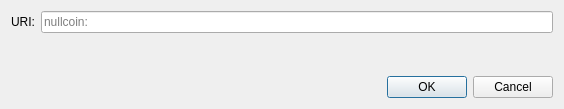
<?xml version="1.0" encoding="UTF-8"?>
<ui version="4.0">
 <class>OpenURIDialog</class>
 <widget class="QDialog" name="OpenURIDialog">
  <property name="geometry">
   <rect>
    <x>0</x>
    <y>0</y>
    <width>564</width>
    <height>109</height>
   </rect>
  </property>
  <property name="windowTitle">
   <string>Open nullcoin URI</string>
  </property>
  <layout class="QVBoxLayout" name="verticalLayout">
   <item>
    <layout class="QHBoxLayout" name="horizontalLayout">
     <item>
      <widget class="QLabel" name="label">
       <property name="text">
        <string>URI:</string>
       </property>
      </widget>
     </item>
     <item>
      <widget class="QValidatedLineEdit" name="uriEdit">
       <property name="placeholderText">
        <string notr="true">nullcoin:</string>
       </property>
      </widget>
     </item>
    </layout>
   </item>
   <item>
    <spacer name="verticalSpacer">
     <property name="orientation">
      <enum>Qt::Vertical</enum>
     </property>
     <property name="sizeHint" stdset="0">
      <size>
       <width>20</width>
       <height>40</height>
      </size>
     </property>
    </spacer>
   </item>
   <item>
    <widget class="QDialogButtonBox" name="buttonBox">
     <property name="orientation">
      <enum>Qt::Horizontal</enum>
     </property>
     <property name="standardButtons">
      <set>QDialogButtonBox::Cancel|QDialogButtonBox::Ok</set>
     </property>
    </widget>
   </item>
  </layout>
 </widget>
 <customwidgets>
  <customwidget>
   <class>QValidatedLineEdit</class>
   <extends>QLineEdit</extends>
   <header>qt/qvalidatedlineedit.h</header>
  </customwidget>
 </customwidgets>
 <resources/>
 <connections>
  <connection>
   <sender>buttonBox</sender>
   <signal>accepted()</signal>
   <receiver>OpenURIDialog</receiver>
   <slot>accept()</slot>
   <hints>
    <hint type="sourcelabel">
     <x>248</x>
     <y>254</y>
    </hint>
    <hint type="destinationlabel">
     <x>157</x>
     <y>274</y>
    </hint>
   </hints>
  </connection>
  <connection>
   <sender>buttonBox</sender>
   <signal>rejected()</signal>
   <receiver>OpenURIDialog</receiver>
   <slot>reject()</slot>
   <hints>
    <hint type="sourcelabel">
     <x>316</x>
     <y>260</y>
    </hint>
    <hint type="destinationlabel">
     <x>286</x>
     <y>274</y>
    </hint>
   </hints>
  </connection>
 </connections>
</ui>
